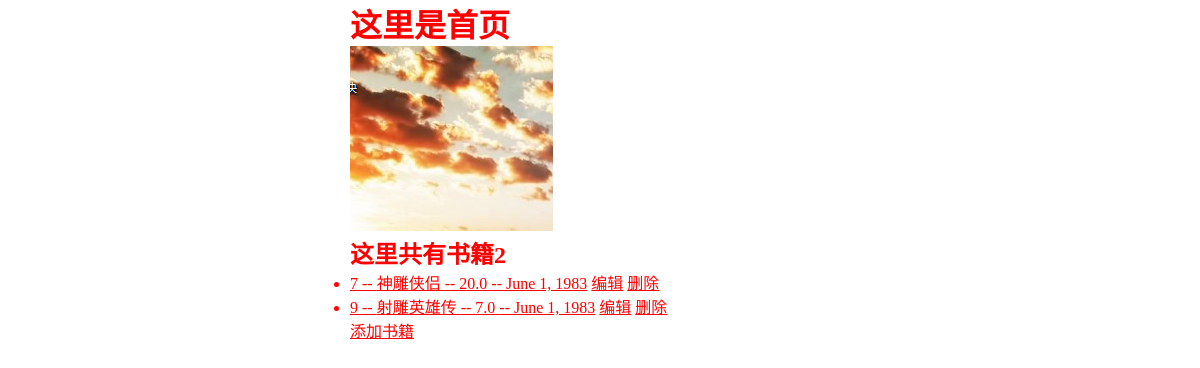
/, run on an earlier commit of the app's database.
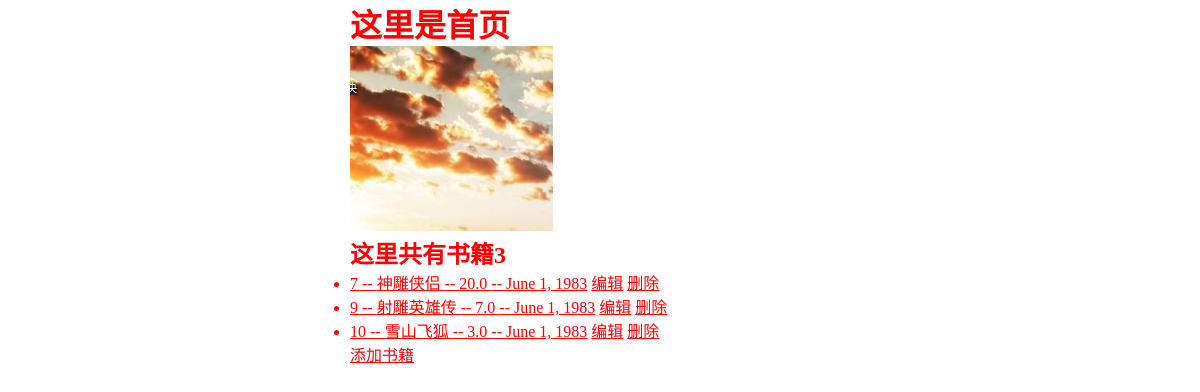
And on a later commit of the database.
### booktest/models.py (models this page shows, shortened)
class Book(models.Model):
    title = models.CharField(max_length=20)
    price=models.FloatField(default=0)
    pub_date = models.DateField(default="1983-06-01")

### booktest/views.py (the view)
# urls.py: url(r'^$', views.index, name='index'),
def index(request):
    books = Book.objects.all()
    return render(request, 'index.html', {'books': books})

### templates/index.html (shortened to what this page needs)
<!DOCTYPE html>
<html lang="en">
<head>
    <link rel="stylesheet" href="/static/css/main.css">
</head>
<body>
    <div class="container">
        <h1>这里是首页</h1>
        <div>
            <div class="center">
                <img src="/static/img/图片.jpg" alt="">
            </div>
            <h2>这里共有书籍{{books.count}}</h2>
            <ul>
                {% for book in books %}
                <li>
                    <a href="{% url 'booktest:detail' book.id %}">{{book.id}} -- {{book.title}} -- {{book.price}} -- {{book.pub_date}}</a>
                    <a href="{% url 'booktest:editbook' book.id %}">编辑</a>
                    <a href="{% url 'booktest:deletebook' book.id %}">删除</a>
                </li>
                {% endfor %}
            </ul>
            <a href="{% url 'booktest:addbook' %}">添加书籍</a>
        </div>
    </div>
</body>
</html>

What changed in the data, as far as the page shows it:
added Book: id "10", title "雪山飞狐", price "3.0", pub_date "June 1, 1983"
Also different on the page:
{{ books.count }}: "2" → "3"
